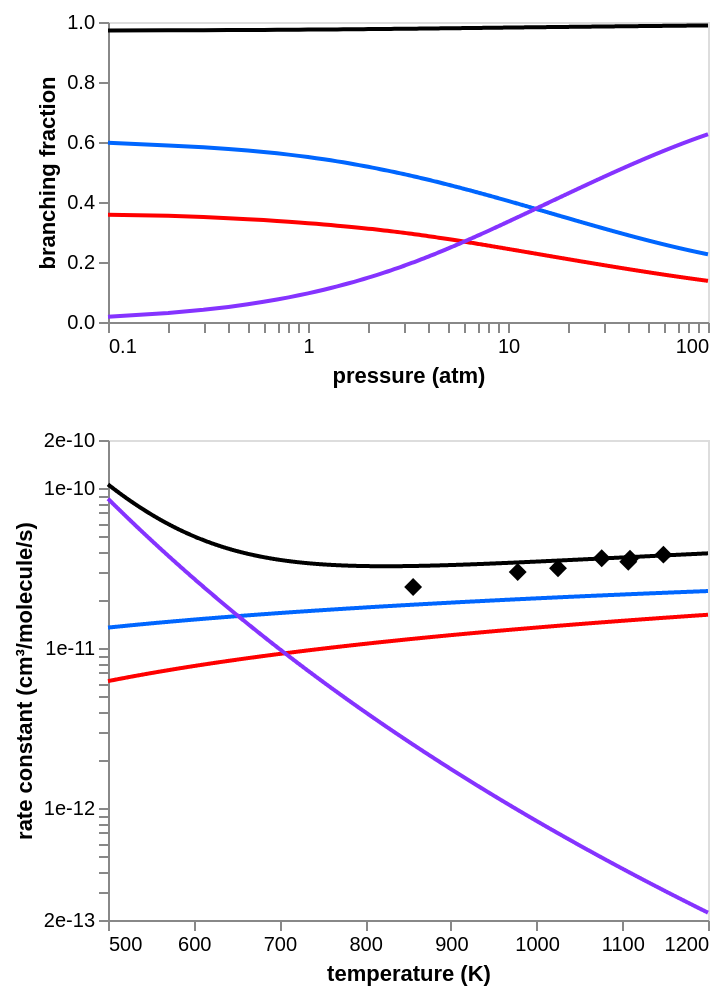

This figure's notebook cell:
### Code cell
from autochem.util import plot

expt = ac.rate.data.Rate(
    order=2,
    k_data=np.array(
        [
            [2.41e-11],
            [2.99e-11],
            [3.65e-11],
            [4.49e-11],
            [3.62e-11],
            [3.47e-11],
            [3.84e-11],
            [3.16e-11],
        ]
    ),
    T=[856, 978, 1076, 1258, 1109, 1107, 1148, 1025],
    P=[1],
    units={"substance": "molec"},
)

T, k = expt.plot_data(T=(500, 1250), P=1, units={"substance": "molecules"})
expt_chart = plot.general(
    y_data=[k],
    x_data=T,
    labels=["Liu"],
    colors=[plot.Color.black],
    mark="point",
    mark_kwargs={"opacity": 1, "filled": True, "shape": "diamond", "size": 80},
    y_scale=plot.log_scale((np.min(k), np.max(k))),
    y_axis=plot.log_scale_axis((np.min(k), np.max(k))),
    legend=False,
)
rate_chart_with_expt = alt.layer(rate_chart, expt_chart).resolve_scale(
    color="independent"
)

chart = alt.vconcat(
    branch_frac_chart.properties(width=300, height=150),
    rate_chart_with_expt.properties(width=300, height=240),
).configure_axis(grid=False)
chart

### Figure 1 — Vega-Lite specification as saved in the notebook (floating-point values rounded to 4 significant figures; data arrays with more than 128 entries replaced by an {"elided": "..."} marker saying what was removed)
{"config": {"view": {"continuousWidth": 300, "continuousHeight": 300}, "axis": {"grid": false}}, "vconcat": [{"data": {"name": "data-32f7f9c9e469a892d6511c1b656cbc61"}, "mark": {"type": "line"}, "encoding": {"color": {"field": "key", "legend": null, "scale": {"domain": ["total", "C5H7(500)+H2O(5)", "C5H7(504)+H2O(5)", "C5H9O(852)rR"], "range": ["#000000", "#0066ff", "#ff0000", "#8533ff"]}, "type": "nominal"}, "x": {"axis": {"labelExpr": "((abs(datum.value - 0.1) / abs(0.1) < 1e-5) ||\n(abs(datum.value - 1.0) / abs(1.0) < 1e-5) ||\n(abs(datum.value - 10.0) / abs(10.0) < 1e-5) ||\n(abs(datum.value - 100.0) / abs(100.0) < 1e-5) ||\n(abs(datum.value - 100.0) / abs(100.0) < 1e-5)) ? datum.label : ''", "values": [0.1, 0.2, 0.3, 0.4, 0.5, 0.6, 0.7, 0.8, 0.9, 1.0, 2.0, 3.0, 4.0, 5.0, 6.0, 7.0, 8.0, 9.0, 10.0, 20.0, 30.0, 40.0, 50.0, 60.0, 70.0, 80.0, 90.0, 100.0, 100.0]}, "field": "x", "scale": {"domain": [0.1, 100.0], "type": "log"}, "title": "pressure (atm)", "type": "quantitative"}, "y": {"axis": {"format": ".1f"}, "field": "value", "scale": {"domain": [0, 1], "domainMax": 1, "nice": true}, "title": "branching fraction", "type": "quantitative"}}, "height": 150, "transform": [{"fold": ["total", "C5H7(500)+H2O(5)", "C5H7(504)+H2O(5)", "C5H9O(852)rR"]}], "width": 300}, {"layer": [{"data": {"name": "data-ec8625a9362ff4ee975f0622da4dd0f4"}, "mark": {"type": "line"}, "encoding": {"color": {"field": "key", "legend": null, "scale": {"domain": ["Total", "C5H7(500)+H2O(5)", "C5H7(504)+H2O(5)", "C5H9O(852)rR"], "range": ["#000000", "#0066ff", "#ff0000", "#8533ff"]}, "type": "nominal"}, "x": {"axis": {"format": ".0f"}, "field": "x", "scale": {"domain": [500, 1200], "domainMax": 1200, "nice": true}, "title": "temperature (K)", "type": "quantitative"}, "y": {"axis": {"format": ".0e", "labelExpr": "((abs(datum.value - 2e-13) / abs(2e-13) < 1e-5) ||\n(abs(datum.value - 1e-12) / abs(1e-12) < 1e-5) ||\n(abs(datum.value - 1e-11) / abs(1e-11) < 1e-5) ||\n(abs(datum.value - 1e-10) / abs(1e-10) < 1e-5) ||\n(abs(datum.value - 2e-10) / abs(2e-10) < 1e-5)) ? datum.label : ''", "values": [2e-13, 3e-13, 4e-13, 5e-13, 6e-13, 7e-13, 8e-13, 9e-13, 1e-12, 2e-12, 3e-12, 4e-12, 5e-12, 6e-12, 7e-12, 8e-12, 9e-12, 1e-11, 2e-11, 3e-11, 4e-11, 5e-11, 6e-11, 7e-11, 8e-11, 9e-11, 1e-10, 2e-10]}, "field": "value", "scale": {"domain": [2e-13, 2e-10], "type": "log"}, "title": "rate constant (cm³/molecule/s)", "type": "quantitative"}}, "transform": [{"fold": ["Total", "C5H7(500)+H2O(5)", "C5H7(504)+H2O(5)", "C5H9O(852)rR"]}]}, {"data": {"name": "data-6f05c904e8a74c6453c55f475e38fe59"}, "mark": {"type": "point", "filled": true, "opacity": 1, "shape": "diamond", "size": 80}, "encoding": {"color": {"field": "key", "legend": null, "scale": {"domain": ["Liu"], "range": ["#000000"]}, "type": "nominal"}, "x": {"field": "x", "title": "", "type": "quantitative"}, "y": {"axis": {"format": ".0e", "labelExpr": "((abs(datum.value - 2e-11) / abs(2e-11) < 1e-5) ||\n(abs(datum.value - 4e-11) / abs(4e-11) < 1e-5)) ? datum.label : ''", "values": [2e-11, 3e-11, 4e-11]}, "field": "value", "scale": {"domain": [2e-11, 4e-11], "type": "log"}, "title": "", "type": "quantitative"}}, "transform": [{"fold": ["Liu"]}]}], "height": 240, "resolve": {"scale": {"color": "independent"}}, "width": 300}], "$schema": "https://vega.github.io/schema/vega-lite/v5.20.1.json", "datasets": {"data-32f7f9c9e469a892d6511c1b656cbc61": {"elided": "1000 records"}, "data-ec8625a9362ff4ee975f0622da4dd0f4": {"elided": "1000 records"}, "data-6f05c904e8a74c6453c55f475e38fe59": [{"x": 856.0, "Liu": 2.41e-11}, {"x": 978.0, "Liu": 2.99e-11}, {"x": 1025.0, "Liu": 3.16e-11}, {"x": 1076.0, "Liu": 3.65e-11}, {"x": 1107.0, "Liu": 3.47e-11}, {"x": 1109.0, "Liu": 3.62e-11}, {"x": 1148.0, "Liu": 3.84e-11}]}}
